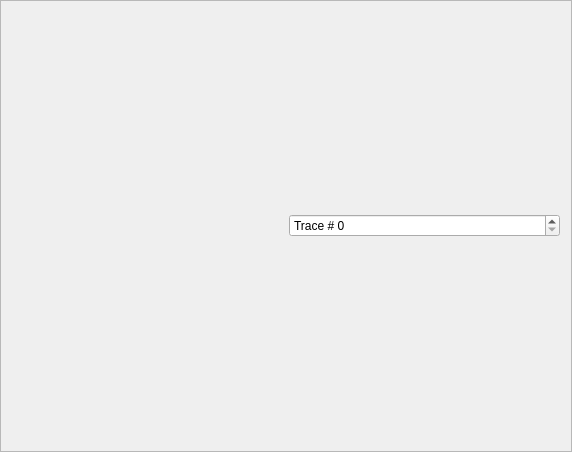
<?xml version="1.0" encoding="UTF-8"?>
<ui version="4.0">
 <class>trace_plot</class>
 <widget class="QFrame" name="trace_plot">
  <property name="geometry">
   <rect>
    <x>0</x>
    <y>0</y>
    <width>572</width>
    <height>452</height>
   </rect>
  </property>
  <property name="windowTitle">
   <string>Frame</string>
  </property>
  <property name="frameShape">
   <enum>QFrame::StyledPanel</enum>
  </property>
  <property name="frameShadow">
   <enum>QFrame::Raised</enum>
  </property>
  <layout class="QHBoxLayout" name="horizontalLayout">
   <item>
    <widget class="QwtPlot" name="plot"/>
   </item>
   <item>
    <widget class="QSpinBox" name="idxSpinBox">
     <property name="specialValueText">
      <string/>
     </property>
     <property name="prefix">
      <string>Trace # </string>
     </property>
    </widget>
   </item>
  </layout>
 </widget>
 <customwidgets>
  <customwidget>
   <class>QwtPlot</class>
   <extends>QFrame</extends>
   <header>qwt_plot.h</header>
  </customwidget>
 </customwidgets>
 <resources/>
 <connections/>
</ui>
